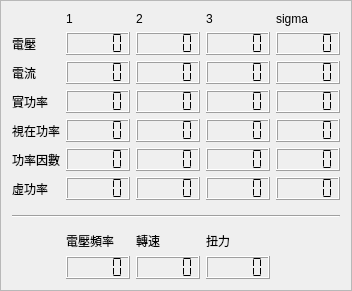
                 <widget class="QFrame" name="frame">
                  <property name="sizePolicy">
                   <sizepolicy hsizetype="Preferred" vsizetype="Preferred">
                    <horstretch>10</horstretch>
                    <verstretch>0</verstretch>
                   </sizepolicy>
                  </property>
                  <property name="frameShape">
                   <enum>QFrame::StyledPanel</enum>
                  </property>
                  <property name="frameShadow">
                   <enum>QFrame::Raised</enum>
                  </property>
                  <layout class="QGridLayout" name="gridLayout" rowstretch="1,3,3,3,3,3,3,1,1,3" columnstretch="1,3,3,3,3">
                   <item row="5" column="2">
                    <widget class="QLCDNumber" name="lcdNumber_PF2">
                     <property name="smallDecimalPoint">
                      <bool>false</bool>
                     </property>
                     <property name="segmentStyle">
                      <enum>QLCDNumber::Flat</enum>
                     </property>
                    </widget>
                   </item>
                   <item row="4" column="1">
                    <widget class="QLCDNumber" name="lcdNumber_S1">
                     <property name="smallDecimalPoint">
                      <bool>false</bool>
                     </property>
                     <property name="segmentStyle">
                      <enum>QLCDNumber::Flat</enum>
                     </property>
                    </widget>
                   </item>
                   <item row="8" column="1">
                    <widget class="QLabel" name="label_39">
                     <property name="text">
                      <string>電壓頻率</string>
                     </property>
                    </widget>
                   </item>
                   <item row="4" column="0">
                    <widget class="QLabel" name="label_45">
                     <property name="text">
                      <string>視在功率</string>
                     </property>
                    </widget>
                   </item>
                   <item row="0" column="3">
                    <widget class="QLabel" name="label_42">
                     <property name="text">
                      <string>3</string>
                     </property>
                    </widget>
                   </item>
                   <item row="6" column="4">
                    <widget class="QLCDNumber" name="lcdNumber_QS">
                     <property name="smallDecimalPoint">
                      <bool>false</bool>
                     </property>
                     <property name="segmentStyle">
                      <enum>QLCDNumber::Flat</enum>
                     </property>
                    </widget>
                   </item>
                   <item row="1" column="1">
                    <widget class="QLCDNumber" name="lcdNumber_V1">
                     <property name="smallDecimalPoint">
                      <bool>false</bool>
                     </property>
                     <property name="segmentStyle">
                      <enum>QLCDNumber::Flat</enum>
                     </property>
                    </widget>
                   </item>
                   <item row="2" column="2">
                    <widget class="QLCDNumber" name="lcdNumber_I2">
                     <property name="smallDecimalPoint">
                      <bool>false</bool>
                     </property>
                     <property name="segmentStyle">
                      <enum>QLCDNumber::Flat</enum>
                     </property>
                    </widget>
                   </item>
                   <item row="4" column="3">
                    <widget class="QLCDNumber" name="lcdNumber_S3">
                     <property name="smallDecimalPoint">
                      <bool>false</bool>
                     </property>
                     <property name="segmentStyle">
                      <enum>QLCDNumber::Flat</enum>
                     </property>
                    </widget>
                   </item>
                   <item row="0" column="4">
                    <widget class="QLabel" name="label_43">
                     <property name="text">
                      <string>sigma</string>
                     </property>
                    </widget>
                   </item>
                   <item row="5" column="0">
                    <widget class="QLabel" name="label_38">
                     <property name="text">
                      <string>功率因數</string>
                     </property>
                    </widget>
                   </item>
                   <item row="8" column="3">
                    <widget class="QLabel" name="label_47">
                     <property name="text">
                      <string>扭力</string>
                     </property>
                    </widget>
                   </item>
                   <item row="3" column="4">
                    <widget class="QLCDNumber" name="lcdNumber_PS">
                     <property name="smallDecimalPoint">
                      <bool>false</bool>
                     </property>
                     <property name="segmentStyle">
                      <enum>QLCDNumber::Flat</enum>
                     </property>
                    </widget>
                   </item>
                   <item row="5" column="1">
                    <widget class="QLCDNumber" name="lcdNumber_PF1">
                     <property name="smallDecimalPoint">
                      <bool>false</bool>
                     </property>
                     <property name="segmentStyle">
                      <enum>QLCDNumber::Flat</enum>
                     </property>
                    </widget>
                   </item>
                   <item row="2" column="3">
                    <widget class="QLCDNumber" name="lcdNumber_I3">
                     <property name="smallDecimalPoint">
                      <bool>false</bool>
                     </property>
                     <property name="segmentStyle">
                      <enum>QLCDNumber::Flat</enum>
                     </property>
                    </widget>
                   </item>
                   <item row="3" column="0">
                    <widget class="QLabel" name="label_37">
                     <property name="text">
                      <string>實功率</string>
                     </property>
                    </widget>
                   </item>
                   <item row="5" column="3">
                    <widget class="QLCDNumber" name="lcdNumber_PF3">
                     <property name="smallDecimalPoint">
                      <bool>false</bool>
                     </property>
                     <property name="segmentStyle">
                      <enum>QLCDNumber::Flat</enum>
                     </property>
                    </widget>
                   </item>
                   <item row="3" column="3">
                    <widget class="QLCDNumber" name="lcdNumber_P3">
                     <property name="smallDecimalPoint">
                      <bool>false</bool>
                     </property>
                     <property name="segmentStyle">
                      <enum>QLCDNumber::Flat</enum>
                     </property>
                    </widget>
                   </item>
                   <item row="6" column="0">
                    <widget class="QLabel" name="label_44">
                     <property name="text">
                      <string>虛功率</string>
                     </property>
                    </widget>
                   </item>
                   <item row="6" column="3">
                    <widget class="QLCDNumber" name="lcdNumber_Q3">
                     <property name="smallDecimalPoint">
                      <bool>false</bool>
                     </property>
                     <property name="segmentStyle">
                      <enum>QLCDNumber::Flat</enum>
                     </property>
                    </widget>
                   </item>
                   <item row="3" column="2">
                    <widget class="QLCDNumber" name="lcdNumber_P2">
                     <property name="smallDecimalPoint">
                      <bool>false</bool>
                     </property>
                     <property name="segmentStyle">
                      <enum>QLCDNumber::Flat</enum>
                     </property>
                    </widget>
                   </item>
                   <item row="5" column="4">
                    <widget class="QLCDNumber" name="lcdNumber_PFS">
                     <property name="smallDecimalPoint">
                      <bool>false</bool>
                     </property>
                     <property name="segmentStyle">
                      <enum>QLCDNumber::Flat</enum>
                     </property>
                    </widget>
                   </item>
                   <item row="2" column="0">
                    <widget class="QLabel" name="label_36">
                     <property name="text">
                      <string>電流</string>
                     </property>
                    </widget>
                   </item>
                   <item row="3" column="1">
                    <widget class="QLCDNumber" name="lcdNumber_P1">
                     <property name="smallDecimalPoint">
                      <bool>false</bool>
                     </property>
                     <property name="segmentStyle">
                      <enum>QLCDNumber::Flat</enum>
                     </property>
                    </widget>
                   </item>
                   <item row="6" column="1">
                    <widget class="QLCDNumber" name="lcdNumber_Q1">
                     <property name="smallDecimalPoint">
                      <bool>false</bool>
                     </property>
                     <property name="segmentStyle">
                      <enum>QLCDNumber::Flat</enum>
                     </property>
                    </widget>
                   </item>
                   <item row="0" column="2">
                    <widget class="QLabel" name="label_41">
                     <property name="text">
                      <string>2</string>
                     </property>
                    </widget>
                   </item>
                   <item row="1" column="4">
                    <widget class="QLCDNumber" name="lcdNumber_VS">
                     <property name="smallDecimalPoint">
                      <bool>false</bool>
                     </property>
                     <property name="segmentStyle">
                      <enum>QLCDNumber::Flat</enum>
                     </property>
                    </widget>
                   </item>
                   <item row="1" column="3">
                    <widget class="QLCDNumber" name="lcdNumber_V3">
                     <property name="smallDecimalPoint">
                      <bool>false</bool>
                     </property>
                     <property name="segmentStyle">
                      <enum>QLCDNumber::Flat</enum>
                     </property>
                    </widget>
                   </item>
                   <item row="2" column="4">
                    <widget class="QLCDNumber" name="lcdNumber_IS">
                     <property name="smallDecimalPoint">
                      <bool>false</bool>
                     </property>
                     <property name="segmentStyle">
                      <enum>QLCDNumber::Flat</enum>
                     </property>
                    </widget>
                   </item>
                   <item row="6" column="2">
                    <widget class="QLCDNumber" name="lcdNumber_Q2">
                     <property name="smallDecimalPoint">
                      <bool>false</bool>
                     </property>
                     <property name="segmentStyle">
                      <enum>QLCDNumber::Flat</enum>
                     </property>
                    </widget>
                   </item>
                   <item row="1" column="0">
                    <widget class="QLabel" name="label_35">
                     <property name="text">
                      <string>電壓</string>
                     </property>
                    </widget>
                   </item>
                   <item row="0" column="1">
                    <widget class="QLabel" name="label_40">
                     <property name="text">
                      <string>1</string>
                     </property>
                    </widget>
                   </item>
                   <item row="8" column="2">
                    <widget class="QLabel" name="label_46">
                     <property name="text">
                      <string>轉速</string>
                     </property>
                    </widget>
                   </item>
                   <item row="1" column="2">
                    <widget class="QLCDNumber" name="lcdNumber_V2">
                     <property name="smallDecimalPoint">
                      <bool>false</bool>
                     </property>
                     <property name="segmentStyle">
                      <enum>QLCDNumber::Flat</enum>
                     </property>
                    </widget>
                   </item>
                   <item row="7" column="0" colspan="5">
                    <widget class="Line" name="line">
                     <property name="minimumSize">
                      <size>
                       <width>0</width>
                       <height>20</height>
                      </size>
                     </property>
                     <property name="orientation">
                      <enum>Qt::Horizontal</enum>
                     </property>
                    </widget>
                   </item>
                   <item row="4" column="2">
                    <widget class="QLCDNumber" name="lcdNumber_S2">
                     <property name="smallDecimalPoint">
                      <bool>false</bool>
                     </property>
                     <property name="segmentStyle">
                      <enum>QLCDNumber::Flat</enum>
                     </property>
                    </widget>
                   </item>
                   <item row="4" column="4">
                    <widget class="QLCDNumber" name="lcdNumber_SS">
                     <property name="smallDecimalPoint">
                      <bool>false</bool>
                     </property>
                     <property name="segmentStyle">
                      <enum>QLCDNumber::Flat</enum>
                     </property>
                    </widget>
                   </item>
                   <item row="2" column="1">
                    <widget class="QLCDNumber" name="lcdNumber_I1">
                     <property name="smallDecimalPoint">
                      <bool>false</bool>
                     </property>
                     <property name="segmentStyle">
                      <enum>QLCDNumber::Flat</enum>
                     </property>
                    </widget>
                   </item>
                   <item row="9" column="2">
                    <widget class="QLCDNumber" name="lcdNumber_SPEED">
                     <property name="smallDecimalPoint">
                      <bool>false</bool>
                     </property>
                     <property name="segmentStyle">
                      <enum>QLCDNumber::Flat</enum>
                     </property>
                    </widget>
                   </item>
                   <item row="9" column="1">
                    <widget class="QLCDNumber" name="lcdNumber_VF">
                     <property name="smallDecimalPoint">
                      <bool>false</bool>
                     </property>
                     <property name="segmentStyle">
                      <enum>QLCDNumber::Flat</enum>
                     </property>
                    </widget>
                   </item>
                   <item row="9" column="3">
                    <widget class="QLCDNumber" name="lcdNumber_TORQUE">
                     <property name="smallDecimalPoint">
                      <bool>false</bool>
                     </property>
                     <property name="segmentStyle">
                      <enum>QLCDNumber::Flat</enum>
                     </property>
                    </widget>
                   </item>
                  </layout>
                 </widget>
